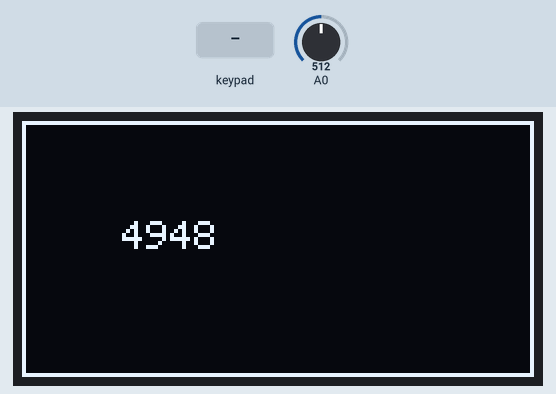
Bench run of a sketch on a simulated Arduino Uno, built with avr-gcc and run on an emulated ATmega328P. On the bench: 128×64 one-colour display. Inputs (shaded band) come from the test bench; at power-on: A0 = 512. The display library's start-up logo is not drawn; random numbers use the default seed unless the sketch sets one; what the sketch prints to the serial monitor is not drawn.

Above: at 3.2 s.
3.3 s: key 'A' pressed
At 3.7 s:
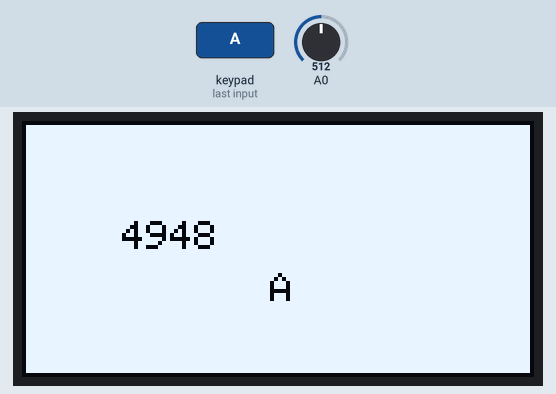
5.3 s: keypad keys 9 8 7 6 # pressed 0.4 s apart
At 5.7 s:
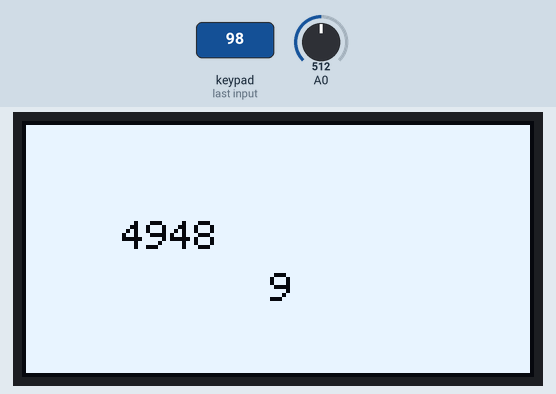
8.8 s: key 'B' pressed
10.8 s: keypad keys 9 8 7 6 * pressed 0.4 s apart
At 13.5 s:
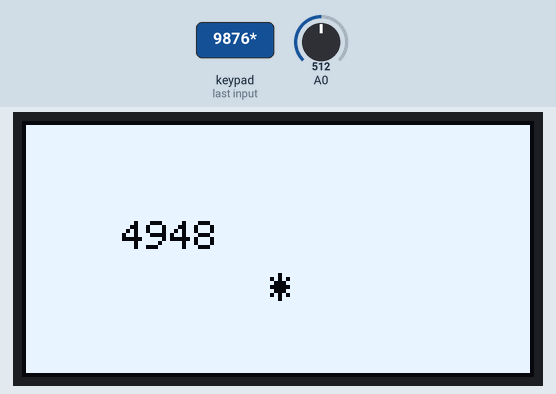
14.6 s: key 'C' pressed
At 15.0 s:
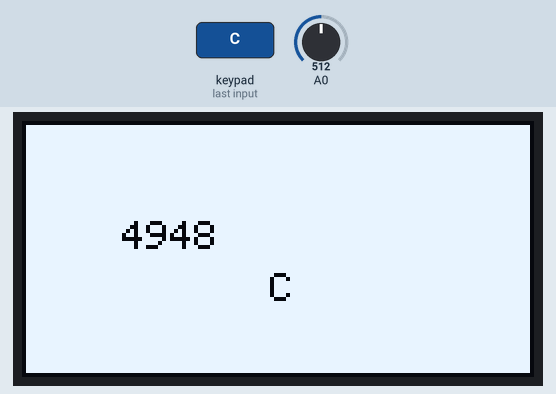
16.6 s: keypad keys 9 8 7 6 D pressed 0.4 s apart
At 18.7 s:
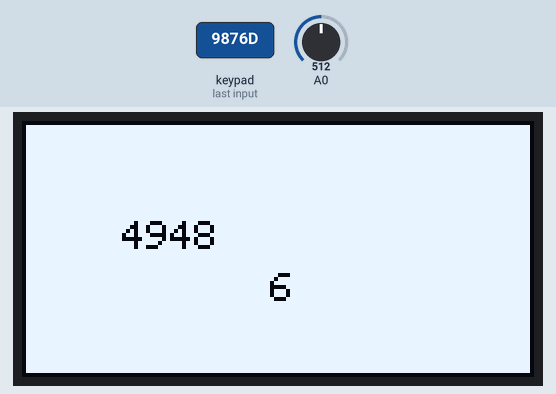
Timing chart, 0 to 20.2 s (numbered marks = the images above; inputs shaded):
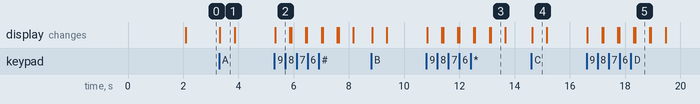

Measured:
- after the input at 3.3 s, the display: first changes at once (image 1 shows a later state)
- after the input at 5.3 s, the display: first changes at once (image 2 shows a later state)
- after the input at 10.8 s, the display: first changes at once (image 3 shows a later state)
- after the input at 14.6 s, the display: first changes at once (image 4 shows a later state)
- after the input at 16.6 s, the display: first changes at once (image 5 shows a later state)
- what the display in image 1 shows lasts 0.6 s, from 3.3 s to 3.9 s

The sketch:

ArduinoUI.ino
```cpp
#include <SPI.h>
#include <Wire.h>
#include <Adafruit_GFX.h>
#include <Adafruit_SSD1306.h>
#include <Keypad.h>

// oled display

#define SCREEN_WIDTH 128
#define SCREEN_HEIGHT 64
#define OLED_RESET     -1 // Reset pin # (or -1 if sharing Arduino reset pin)
#define SCREEN_ADDRESS 0x3c ///< See datasheet for Address; 0x3D for 128x64, 0x3C for 128x32
Adafruit_SSD1306 display(SCREEN_WIDTH, SCREEN_HEIGHT, &Wire, OLED_RESET);

// keypad

const byte ROWS = 4;
const byte COLS = 4;

char hexaKeys[ROWS][COLS] = {
  {'1', '2', '3', 'A'},
  {'4', '5', '6', 'B'},
  {'7', '8', '9', 'C'},
  {'*', '0', '#', 'D'}
};

byte rowPins[ROWS] = {9, 8, 7, 6};
byte colPins[COLS] = {5, 4, 3, 2};

Keypad customKeypad = Keypad(makeKeymap(hexaKeys), rowPins, colPins, ROWS, COLS);


void setup() {
  Serial.begin(115200);

  // SSD1306_SWITCHCAPVCC = generate display voltage from 3.3V internally
  if(!display.begin(SSD1306_SWITCHCAPVCC, SCREEN_ADDRESS)) {
    Serial.println(F("SSD1306 allocation failed"));
    for(;;); // Don't proceed, loop forever
  }

  // Show initial display buffer contents on the screen --
  // the library initializes this with an Adafruit splash screen.
  display.display();
  delay(2000); // Pause for 2 seconds

  // Clear the buffer
  display.clearDisplay();
  setMenu();

}

void loop(){
  // get and prints pressed key from keypad
  char customKey = customKeypad.getKey();
  int inputs[4];

  if (customKey){
    for (int i=0; i <= 4; i++){
      inputs[i] = customKey;
  }
      Serial.println(customKey);
      display.setTextSize(1);
      display.setTextColor(WHITE);
      display.setCursor(62, 38);
      display.println(customKey);
      display.display();
      display.invertDisplay(true);
      delay(500);
      display.clearDisplay();
      setMenu();
  }
}

void setMenu(){  //works but not good enough for me
  display.dim(false);
  setContrast(&display, 255);
  display.invertDisplay(false);
  display.setTextSize(1);
  display.setTextColor(WHITE);
  display.setCursor(25, 25);
  // Display static text
  int randoms[4];
  randomSeed(analogRead(0));
  for (int i=0; i <= 3; i++){
    randoms[i] = random(0, 10);
    display.print(randoms[i]);
  }

  display.drawRect(0, 0, 128, 64, WHITE);
  //display.fillRect(0, 0, 20, 64, WHITE);
  //display.fillRect(108, 0, 20, 64, WHITE);
  display.drawRect(20, 20, 87, 24, BLACK);
  display.display();
}

void setContrast(Adafruit_SSD1306* display, uint8_t contrast)
{
    display->ssd1306_command(SSD1306_SETCONTRAST);
    display->ssd1306_command(contrast);
}
```
